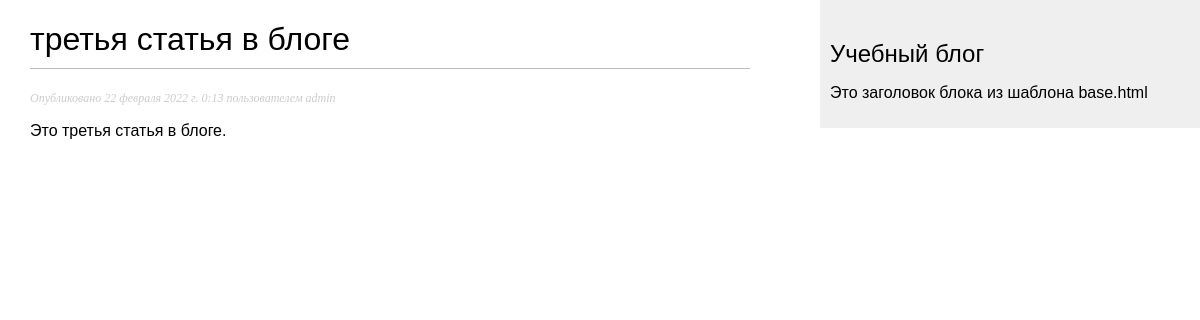
Before: /2022/2/22/tretya-statya-v-bloge/ with the older database file.
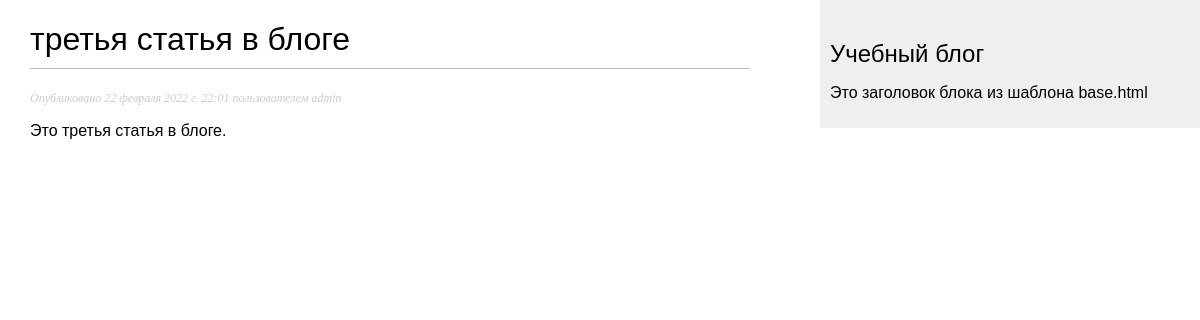
After: the same page with the newer database file.
### blog/models.py (models this page shows, shortened)
class Post(models.Model):
    STATUS_CHOICES = (
                        ('draft', 'Draft'),
                        ('published', 'Published'),
    )
    title = models.CharField(max_length=250)
    slug = models.SlugField(max_length=250, unique_for_date='publish')
    author = models.ForeignKey(User, on_delete=models.CASCADE, related_name='blog_posts')
    body = models.TextField()
    publish = models.DateTimeField(default=timezone.now)
    created = models.DateTimeField(auto_now_add=True)
    updated = models.DateTimeField(auto_now=True)
    status = models.CharField(max_length=10, choices=STATUS_CHOICES, default='draft')
    objects = models.Manager()      # Менеджер по умолчанию.
    published = PublishedManager()  # Наш новый менеджер.
    class Meta:
        ordering = ('-publish',)

### blog/views.py (the view)
# urls.py: path('<int:year>/<int:month>/<int:day>/<slug:post>/', views.post_detail, name='post_detail'),
def post_detail(request, year, month, day, post):
    post = get_object_or_404(Post,
                             slug=post,
                             status='published',
                             publish__year=year,
                             publish__month=month,
                             publish__day=day
                             )
    return render(request, 'blog/post/detail.html', {'post': post})

### templates/blog/post/detail.html (shortened to what this page needs)
{% extends "blog/base.html" %}
{% block content %}
    <h1>{{ post.title }}</h1>
    <p class="date">Опубликовано {{ post.publish }} пользователем {{ post.author }}</p>
    {{ post.body|linebreaks }}
{% endblock %}

Changed rows visible on the page:
changed Post "третья статья в блоге": publish "22 февраля 2022 г. 0:13" → "22 февраля 2022 г. 22:01"
